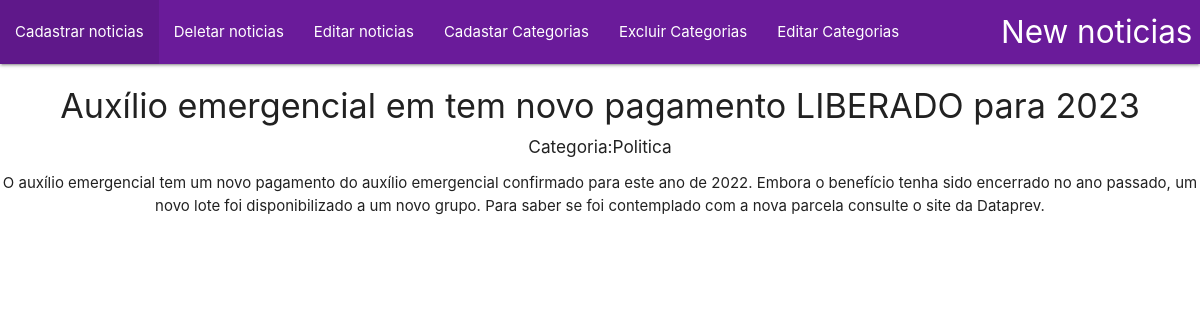
Screenshot of /paginas/ver_noticia.php?id=5 with the database file from the repository.
### tables this page shows
CREATE TABLE `noticias` (
  `idnoticia` int(11) NOT NULL,
  `nome` text NOT NULL,
  `categoriafk` int(11) NOT NULL,
  `descricao` text NOT NULL
);

CREATE TABLE `categoria` (
  `idcategoria` int(11) NOT NULL,
  `categorias` varchar(250) NOT NULL
);

### paginas/ver_noticia.php (the view, shortened to what this page needs)
<?php
require_once("../header.php");
require_once("../menu.php");
require_once("../conexao_sql.php");
if(isset($_GET['id'])){
	$idnoticia = $_GET['id'];
	$pesquisar = "SELECT * FROM noticias WHERE idnoticia = '$idnoticia'";
	$resultado = mysqli_query($sql,$pesquisar);
	$dados = mysqli_fetch_array($resultado);
	$idcategoria = $dados['categoriafk'];
	$buscar = "SELECT * FROM categoria WHERE idcategoria = '$idcategoria'";
	$resultado_da_busca = mysqli_query($sql,$buscar);
	$dado = mysqli_fetch_array($resultado_da_busca);
}
?>
<h4 class="center-align"><?php echo $dados['nome'];?></h4>
<h6 class="center-align">Categoria:<?php echo $dado['categorias'];?></h6>
<p class="center-align"><?php echo $dados['descricao']?></p>
<?php
require_once("../footer.php");
?>

### rows the page displays
noticias: nome "Auxílio emergencial em tem novo pagamento LIBERADO para 2023", descricao "O auxílio emergencial tem um novo pagamento do auxílio emergencial confirmado para este ano de 2022. Embora o benefício tenha sido encerrado no ano passado, um novo lote foi disponibilizado a um novo grupo. Para saber se foi contemplado com a nova parcela consulte o site da Dataprev."
categoria: categorias "Politica"
